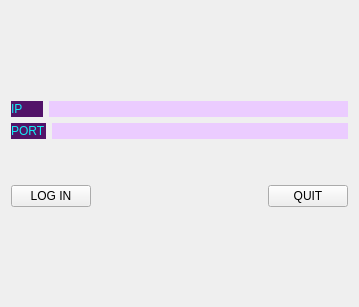
<?xml version="1.0" encoding="UTF-8"?>
<ui version="4.0">
 <class>Widget</class>
 <widget class="QWidget" name="Widget">
  <property name="geometry">
   <rect>
    <x>0</x>
    <y>0</y>
    <width>359</width>
    <height>307</height>
   </rect>
  </property>
  <property name="windowTitle">
   <string>Widget</string>
  </property>
  <layout class="QVBoxLayout" name="verticalLayout_2">
   <item>
    <spacer name="verticalSpacer_2">
     <property name="orientation">
      <enum>Qt::Vertical</enum>
     </property>
     <property name="sizeHint" stdset="0">
      <size>
       <width>20</width>
       <height>40</height>
      </size>
     </property>
    </spacer>
   </item>
   <item>
    <layout class="QVBoxLayout" name="verticalLayout">
     <item>
      <layout class="QHBoxLayout" name="horizontalLayout">
       <item>
        <widget class="QLabel" name="label">
         <property name="styleSheet">
          <string notr="true">background-color: rgb(82, 19, 104);
font: 75 italic 14pt &quot;Century Schoolbook L&quot;;
border:0;
color: rgb(19, 238, 246);</string>
         </property>
         <property name="text">
          <string>IP      </string>
         </property>
        </widget>
       </item>
       <item>
        <widget class="QLineEdit" name="ip">
         <property name="styleSheet">
          <string notr="true">font: 75 italic 14pt &quot;Century Schoolbook L&quot;;
border:0;
background-color: rgb(235, 204, 255);
color: rgb(43, 58, 68);
</string>
         </property>
        </widget>
       </item>
      </layout>
     </item>
     <item>
      <layout class="QHBoxLayout" name="horizontalLayout_2">
       <item>
        <widget class="QLabel" name="label_2">
         <property name="styleSheet">
          <string notr="true">background-color: rgb(82, 19, 104);
font: 75 italic 14pt &quot;Century Schoolbook L&quot;;
border:0;
color: rgb(19, 238, 246);</string>
         </property>
         <property name="text">
          <string>PORT</string>
         </property>
        </widget>
       </item>
       <item>
        <widget class="QLineEdit" name="port">
         <property name="styleSheet">
          <string notr="true">font: 75 italic 14pt &quot;Century Schoolbook L&quot;;
border:0;
background-color: rgb(235, 204, 255);
color: rgb(43, 58, 68);
</string>
         </property>
        </widget>
       </item>
      </layout>
     </item>
     <item>
      <spacer name="verticalSpacer">
       <property name="orientation">
        <enum>Qt::Vertical</enum>
       </property>
       <property name="sizeHint" stdset="0">
        <size>
         <width>20</width>
         <height>40</height>
        </size>
       </property>
      </spacer>
     </item>
     <item>
      <layout class="QHBoxLayout" name="horizontalLayout_3">
       <item>
        <widget class="QPushButton" name="in">
         <property name="styleSheet">
          <string notr="true"/>
         </property>
         <property name="text">
          <string>LOG IN</string>
         </property>
         <property name="shortcut">
          <string>Return</string>
         </property>
        </widget>
       </item>
       <item>
        <spacer name="horizontalSpacer">
         <property name="orientation">
          <enum>Qt::Horizontal</enum>
         </property>
         <property name="sizeHint" stdset="0">
          <size>
           <width>40</width>
           <height>20</height>
          </size>
         </property>
        </spacer>
       </item>
       <item>
        <widget class="QPushButton" name="out">
         <property name="styleSheet">
          <string notr="true"/>
         </property>
         <property name="text">
          <string>QUIT</string>
         </property>
         <property name="shortcut">
          <string>Esc</string>
         </property>
        </widget>
       </item>
      </layout>
     </item>
    </layout>
   </item>
   <item>
    <spacer name="verticalSpacer_3">
     <property name="orientation">
      <enum>Qt::Vertical</enum>
     </property>
     <property name="sizeHint" stdset="0">
      <size>
       <width>20</width>
       <height>40</height>
      </size>
     </property>
    </spacer>
   </item>
  </layout>
 </widget>
 <layoutdefault spacing="6" margin="11"/>
 <resources/>
 <connections>
  <connection>
   <sender>in</sender>
   <signal>clicked()</signal>
   <receiver>Widget</receiver>
   <slot>show_car_control()</slot>
   <hints>
    <hint type="sourcelabel">
     <x>38</x>
     <y>220</y>
    </hint>
    <hint type="destinationlabel">
     <x>127</x>
     <y>238</y>
    </hint>
   </hints>
  </connection>
 </connections>
 <slots>
  <slot>show_car_control()</slot>
 </slots>
</ui>
